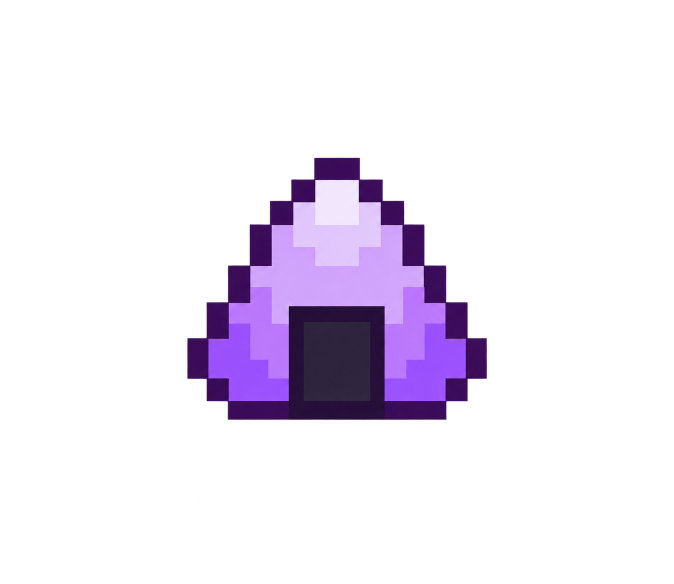
#> input picture company-polka-20261022/assets/holocrawl/okayu-vfx02/onigiri.png, 1348 x 1167 px (shown at 1/2 size)
$ python prepare-okayu-vfx04.py
#> lines starting #> are read from the running program, lines starting #| are printed output that depends on the picture
"""Correct imported icon crop, preserving the original imagegen artwork."""
from pathlib import Path
from PIL import Image
import hashlib,json,shutil
root=Path(__file__).resolve().parents[1];src=root/'engine/campaign-crawl/crawl-ref/source'
run=root/'analysis/native/okayu-vfx04';run.mkdir(exist_ok=False)
sha=lambda p:hashlib.sha256(p.read_bytes()).hexdigest()
changed=[src/'rltiles/holo'/f'fx_night_okayu1_{f}.png' for f in range(2)]
preserved={p.relative_to(src).as_posix():sha(p) for p in src.rglob('*') if p.is_file() and ((p.parent==src and p.suffix in ('.cc','.h')) or p.parent==src/'rltiles/holo') and p not in changed}
(run/'preserved-files.json').write_text(json.dumps(preserved,indent=2),encoding='utf-8')
for p in changed:
    out=run/'before'/p.relative_to(src);out.parent.mkdir(parents=True,exist_ok=True);shutil.copy2(p,out)
shutil.copy2(root/'runtime/tiles01/HoloCrawl.exe',run/'before/HoloCrawl.exe')
original=root/'assets/holocrawl/okayu-vfx02/onigiri.png';im=Image.open(original).convert('RGBA')
#> further down, im is the input picture: PIL image 1348x1167 RGBA; mean R, G, B, A 17.3, 11.4, 23.1, 34
# Determine the crop from the visible artwork; do not let nearly invisible
# generated alpha specks make the crop as large as the whole canvas.
# The source pixels/alpha are retained without painting or changing colors.
visible=im.getchannel('A').point(lambda a:255 if a>=128 else 0).getbbox();assert visible
#> after `visible = im.getchannel('A').point(lambda a: 255 if a >= 128 else 0).g`: visible = (375, 316, 974, 839)
icon=im.crop(visible);icon.thumbnail((10,10),Image.Resampling.NEAREST)
#> after `icon = im.crop(visible)`:
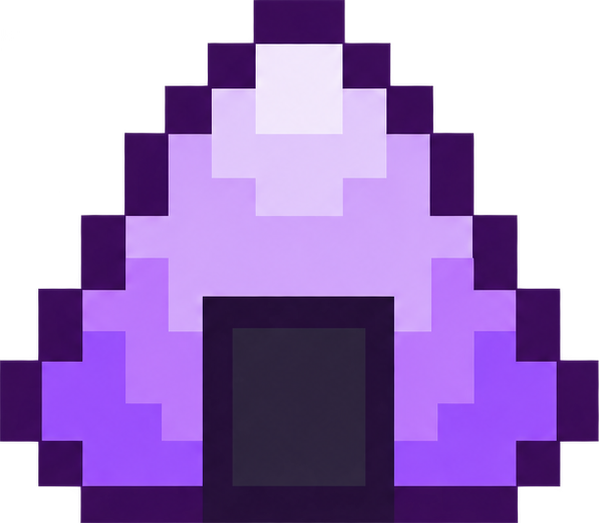
#> icon: PIL image 599x523 RGBA; mean R, G, B, A 86.8, 57.3, 115.5, 170.5; transparent parts drawn white
tile=Image.new('RGBA',(32,32));tile.alpha_composite(icon,(26-icon.width//2,7-icon.height//2))
#> after `tile = Image.new('RGBA', (32, 32))`: tile: PIL image 32x32 RGBA; every value is 0
#> after `tile.alpha_composite(icon, (26 - icon.width // 2, 7 - icon.height // 2`:
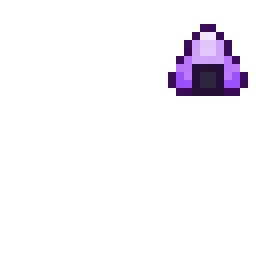
#> tile: PIL image 32x32 RGBA (shown 8 times larger); mean R, G, B, A 7, 4.4, 9.3, 15.4; transparent parts drawn white
opaque=tile.getchannel('A').point(lambda a:255 if a>=128 else 0).getbbox();assert opaque
#> after `opaque = tile.getchannel('A').point(lambda a: 255 if a >= 128 else 0).`: opaque = (21, 3, 31, 12)
assert opaque[2]-opaque[0]>=9 and opaque[3]-opaque[1]>=8,opaque
assert opaque[0]>=0 and opaque[1]>=0 and opaque[2]<=32 and opaque[3]<=32
for p in changed:
    tile.save(p);out=run/'source_snapshot'/p.relative_to(src);out.parent.mkdir(parents=True,exist_ok=True);shutil.copy2(p,out)
tile.resize((384,384),Image.Resampling.NEAREST).save(run/'icon-zoom.png')
(run/'art-validation.json').write_text(json.dumps(dict(status='passed',revision='okayu-vfx04',tier=1,sourceArtwork=original.relative_to(root).as_posix(),originalGeneration='assets/holocrawl/okayu-vfx02/generation.json',sourceCrop=visible,alphaThresholdForCropOnly=128,sourcePixelsPreserved=True,previousVisibleSize=[12,11],newVisibleSize=[opaque[2]-opaque[0],opaque[3]-opaque[1]],centre=[26,7],framesIdentical=True,changed=[p.relative_to(src).as_posix() for p in changed],sourceChanges=False,numericChanges=False),indent=2),encoding='utf-8')
#> (the run stopped early here; a loop or call above may not have finished)
